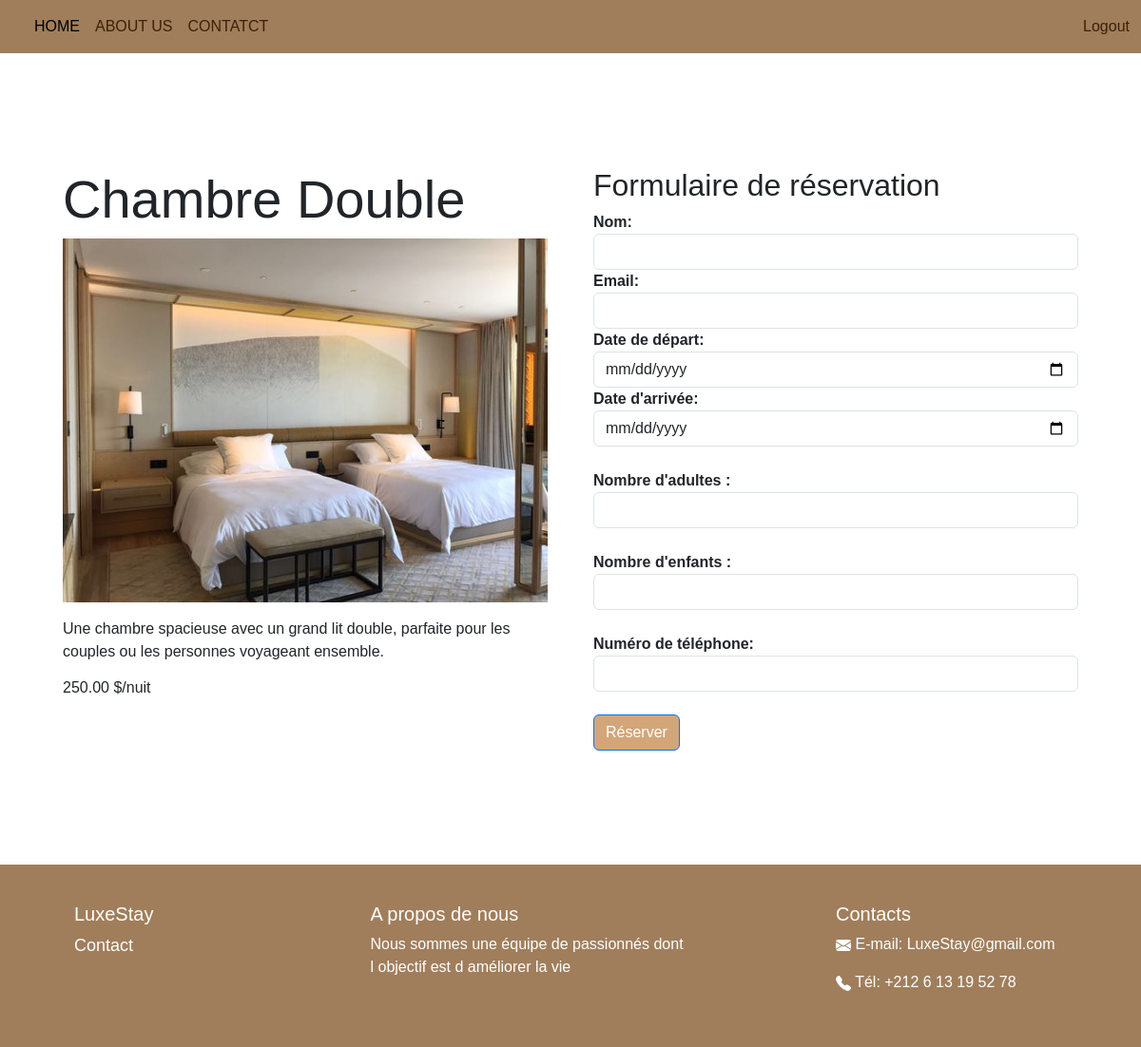
The app's page /reservation/6/ (signed in) with its own data.
### hotel/models.py (models this page shows, shortened)
class Room(models.Model):
    name = models.CharField(max_length=100)
    description = models.TextField()
    price_per_night = models.DecimalField(max_digits=10, decimal_places=2)
    image = models.ImageField(upload_to='media/')

### hotel/views.py (the view)
# urls.py: path('reservation/<int:room_id>/', views.ReservationView.as_view(), name='reservation'),
class ReservationView(LoginRequiredMixin, View):
    def get(self, request, room_id):
        room = get_object_or_404(Room, pk=room_id)
        form = ReservationForm()
        return render(request, 'reservation.html', {'room': room, 'form': form})

### hotel/forms.py
class ReservationForm(forms.ModelForm):
    class Meta:
        model = Reservation
        fields = ['guest_name', 'guest_email', 'check_in', 'check_out']

### hotel/templates/reservation.html (shortened to what this page needs)
{% extends 'index.html' %}
{% block content %}
<div class="container my-5">
  <div class="row">
    <div class="col-md-6 p-4">
      <h2 class="display-4">{{ room.name }}</h2>
      <img src="{{ room.image.url }}" class="img-fluid" alt="{{ room.name }}">
      <p class="pr-4 mt-3">{{ room.description }}</p>
      <h6>{{ room.price_per_night }} $/nuit</h6>
    </div>
    <div class="col-md-6 p-4">
      <h2>Formulaire de réservation</h2>
     <form method="post" action="{% url 'send_reserve' room.id %}">
        <div class="form-group">
          <label for="guest_name"><strong>Nom:</strong></label>
          <input type="text" class="form-control" id="guest_name" name="guest_name" required>
        </div>
        <div class="form-group">
          <label for="email"><strong>Email:</strong></label>
          <input type="email" class="form-control" id="guest_email" name="guest_email" required>
        </div>
        <div class="form-group">
          <label for="check_out"><strong>Date de départ:</strong></label>
          <input type="date" class="form-control" id="check_out" name="check_out" required>
        </div>
        <div class="form-group">
          <label for="check_in"><strong>Date d'arrivée:</strong></label>
          <input type="date" class="form-control" id="check_in" name="check_in" required>
        </div><br>
        <div class="form-group">
          <label for="nombreAdult"><strong>Nombre d'adultes :</strong></label>
          <input type="number" class="form-control" id="nombreAdult" name="nombreAdult" min="0" max="10" required>
        </div><br>
        <div class="form-group">
          <label for="nombreEnfant"><strong>Nombre d'enfants :</strong></label>
          <input type="number" class="form-control" id="nombreEnfant" name="nombreEnfant" min="0" max="10" required>
        </div><br>
        <div class="form-group">
          <label for="telephone"><strong>Numéro de téléphone:</strong></label>
          <input type="tel" class="form-control" id="telephone" name="telephone"  required>
        </div><br>
        <button type="submit" class="btn btn-primary">Réserver</button>
      </form>
    </div>
  </div>
</div>
{% endblock %}

### hotel/templates/index.html (style rules this page uses)
body, h1, h2, h3, h4, h5, h6, p, a, ul, li { font-family: "Poppins", sans-serif; }
.btn { background-color:#d2a679; color: white; }

### records on screen
Room: name "Chambre Double", image (picture), description "Une chambre spacieuse avec un grand lit double, parfaite pour les couples ou les personnes voyageant ensemble.", price_per_night "250.00"
